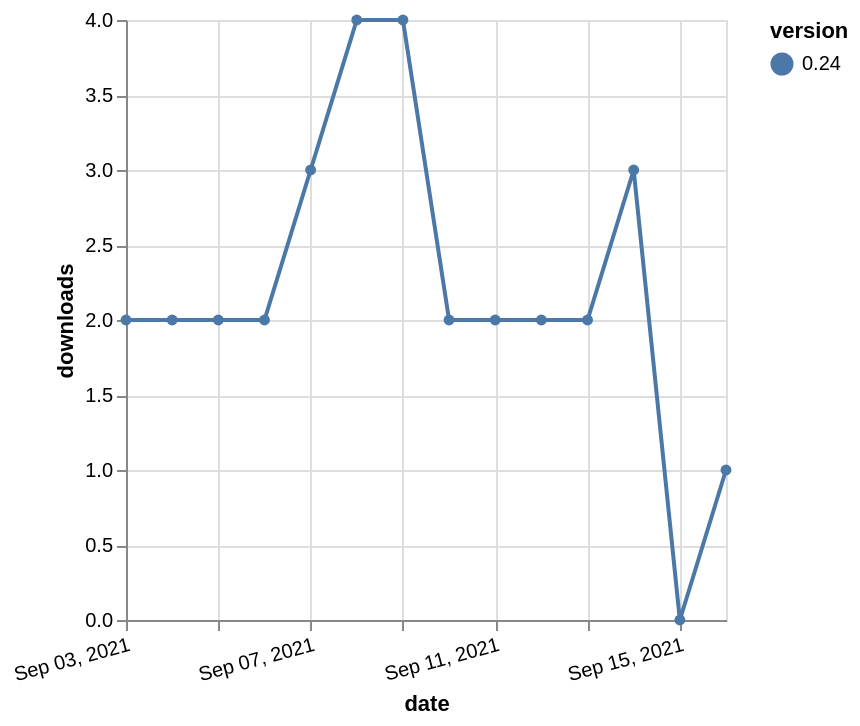

Write the Vega-Lite specification saved for this chart.
### Vega-Lite specification from a JSON file in a GitHub repository (floating-point values rounded to 4 significant figures)
{"$schema": "https://vega.github.io/schema/vega-lite/v5.json", "description": "A simple bar chart with embedded data.", "data": {"values": [{"date": "2021-09-03", "total": 2578, "delta": 2, "version": "0.24"}, {"date": "2021-09-04", "total": 2580, "delta": 2, "version": "0.24"}, {"date": "2021-09-05", "total": 2582, "delta": 2, "version": "0.24"}, {"date": "2021-09-06", "total": 2584, "delta": 2, "version": "0.24"}, {"date": "2021-09-07", "total": 2587, "delta": 3, "version": "0.24"}, {"date": "2021-09-08", "total": 2591, "delta": 4, "version": "0.24"}, {"date": "2021-09-09", "total": 2595, "delta": 4, "version": "0.24"}, {"date": "2021-09-10", "total": 2597, "delta": 2, "version": "0.24"}, {"date": "2021-09-11", "total": 2599, "delta": 2, "version": "0.24"}, {"date": "2021-09-12", "total": 2601, "delta": 2, "version": "0.24"}, {"date": "2021-09-13", "total": 2603, "delta": 2, "version": "0.24"}, {"date": "2021-09-14", "total": 2606, "delta": 3, "version": "0.24"}, {"date": "2021-09-15", "total": 2606, "delta": 0, "version": "0.24"}, {"date": "2021-09-16", "total": 2607, "delta": 1, "version": "0.24"}]}, "width": "container", "mark": {"type": "line", "point": {"filled": true}}, "encoding": {"x": {"field": "date", "type": "temporal", "timeUnit": "yearmonthdate", "title": "date", "axis": {"labelAngle": -15}}, "y": {"field": "delta", "type": "quantitative", "title": "downloads"}, "color": {"field": "version", "type": "nominal"}, "tooltip": {"field": "delta"}}}
